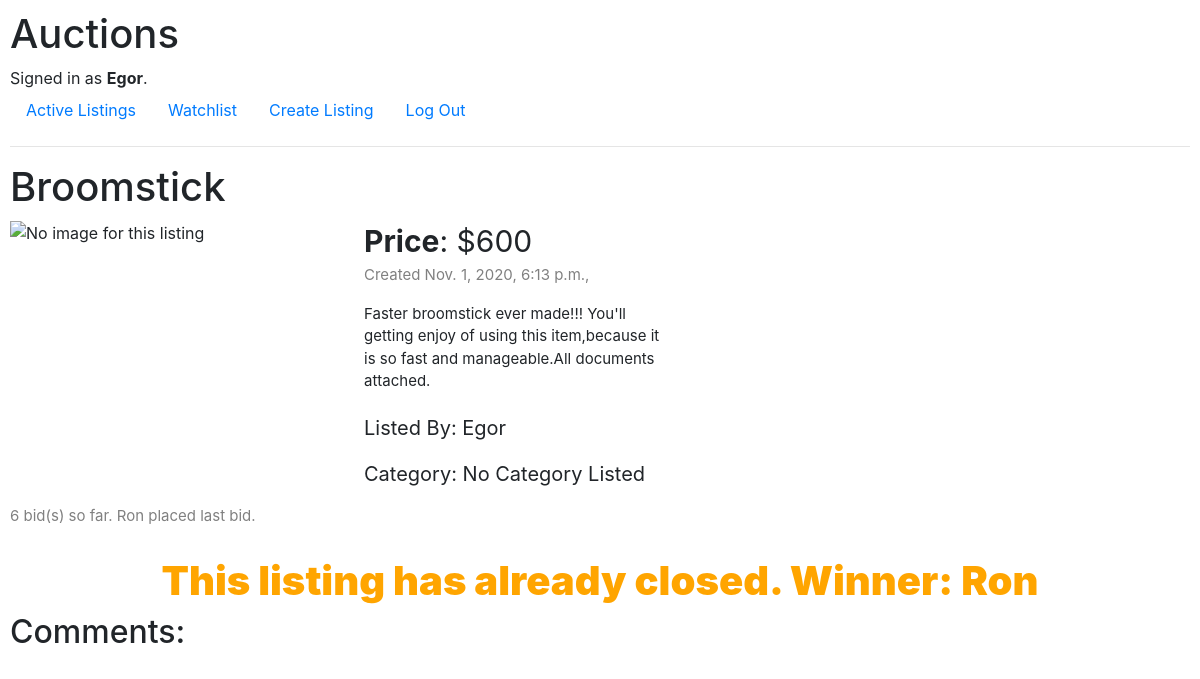
/detail/7 (signed in), run on the app's committed database.
### auctions/models.py (models this page shows, shortened)
class User(AbstractUser):
    watchlist = models.ManyToManyField('Listing',related_name='watchers')

class Listing(models.Model):
    owner = models.ForeignKey('User',on_delete=models.CASCADE,related_name='listings')
    title = models.CharField(max_length=64)
    image = models.URLField(blank=True)
    description = models.TextField()
    price = models.IntegerField()
    date = models.DateTimeField(auto_now=True)
    active = models.BooleanField(default=True)

### auctions/views.py (the view, shortened to what this page needs)
# urls.py: path("detail/<int:listing_id>",views.detail,name='detail'),
def detail(request,listing_id,dictionary={}):
    listing = Listing.objects.get(pk=listing_id)
    current_bid = None
    bids = listing.bids.all()
    if bids:
        current_bid = listing.bids.last()
    if request.user.is_authenticated:
        user = User.objects.get(pk=request.user.id)
        default = {
            'listing':listing,
            'owner':listing.owner == user,
            'bids': listing.bids.count(),
            'current_bid_owner':current_bid.member if current_bid.member.username != request.user.username else 'You',
            'active':listing.active,
            'winner': current_bid.member.username == request.user.username
        }
        res = {**default,**dictionary}
        return render(request,"auctions/detail.html",res)

### auctions/templates/auctions/detail.html (shortened to what this page needs)
{% extends "auctions/layout.html" %}
{% block body %}
<h1>{{listing.title}}</h1>
<div class="listing">
    <div class="img">
        <img src={{listing.image}} alt="No image for this listing">
    </div>
    <div>
        <span class="price"><strong>Price</strong>: ${{listing.price}}</span>
        <p class="date">Created {{listing.date}},</p>
        <div class="description">
            {{listing.description}}
        </div>
        <p class="owner">Listed By: {{listing.owner}}</p>
        <p>Category: No Category Listed</p>
    </div>
</div>
<p class="amout">
    {% if bids %}
        {{bids}} bid(s) so far. {{current_bid_owner}} placed last bid.
    {% else %}
    No placed bids
    {% endif %}
</p>
{% if active %}
    {% if error_bid %}
    <span class="error"> {{error_bid}}</span>
    {% endif %}
    <form class="bid" action="{% url 'bid' listing.id %}" method="POST">
        {% csrf_token %}
        <p><input type="number" name="bid" placeholder="Bid" class="bid" required></p>
        <input type="submit" class="btn btn-primary" value="Place Bid">
    </form>
{% else%}
    {% if winner%}
    <h3 class="result winner">Cagratulations! You won this autcion!</h3>
    {%else%}
    <h3 class="result">This listing has already closed. Winner: {{current_bid_owner}}</h3>
    {% endif %}
{% endif %}
<h2>Comments:</h2>
<section class="comments">
</section>
{% endblock%}

### auctions/templates/auctions/layout.html (shortened to what this page needs)
{% load static %}
<!DOCTYPE html>
<html lang="en">
    <head>
        <link rel="stylesheet" href="https://stackpath.bootstrapcdn.com/bootstrap/4.4.1/css/bootstrap.min.css">
        <link href="{% static 'auctions/styles.css' %}" rel="stylesheet">
    </head>
    <body>
        <h1>Auctions</h1>
        <div>
            {% if user.is_authenticated %}
                Signed in as <strong>{{ user.username }}</strong>.
            {% else %}
                Not signed in.
            {% endif %}
        </div>
        <ul class="nav">
            <li class="nav-item">
                <a class="nav-link" href="{% url 'index' %}">Active Listings</a>
            </li>
            {% if user.is_authenticated %}
                <li class="nav-item">
                    <a href="{% url 'watchlist' %}" class="nav-link">Watchlist</a>
                </li>
                <li class="nav-item">
                    <a href="{% url 'create' %}" class="nav-link">Create Listing</a>
                </li>
                <li class="nav-item">
                    <a class="nav-link" href="{% url 'logout' %}">Log Out</a>
                </li>
            {% endif %}
        </ul>
        <hr>
        {% block body %}
        {% endblock %}
    </body>
</html>

### auctions/static/auctions/styles.css (style rules this page uses)
body { padding: 10px; }
.listing { display: flex; }
.listing img { width: 200px; height: 200px; }
.listing p { font-size: 20px; }
.listing .img { width: 30%; }
.listing .date { font-size: 15px; color: grey }
.listing .description { width: 300px; font-size: 15px; margin-bottom: 20px; }
.price { font-size: 30px; }
section.comments { min-height: 400px; }
.amout { margin-bottom: 5px; color: grey; font-size: 15px; }
.result { width: 100%; display: flex; justify-content: center; font-size: 40px; font-weight: 900; margin-top: 30px; color: orange; background-image: url('https://st2.depositphotos.com/3894705/7819/i/450/depositphotos_78190918-stock-photo-background-with-diagonal-black-and.jpg'); }

### data on the page
User: username "Egor"
Listing: title "Broomstick", price "600", date "Nov. 1, 2020, 6:13 p.m.", description "Faster broomstick ever made!!! You'll getting enjoy of using this item,because it is so fast and manageable.All documents attached.", owner "Egor"
User: username "Ron"

### other printed values
{{ bids }} "6"
